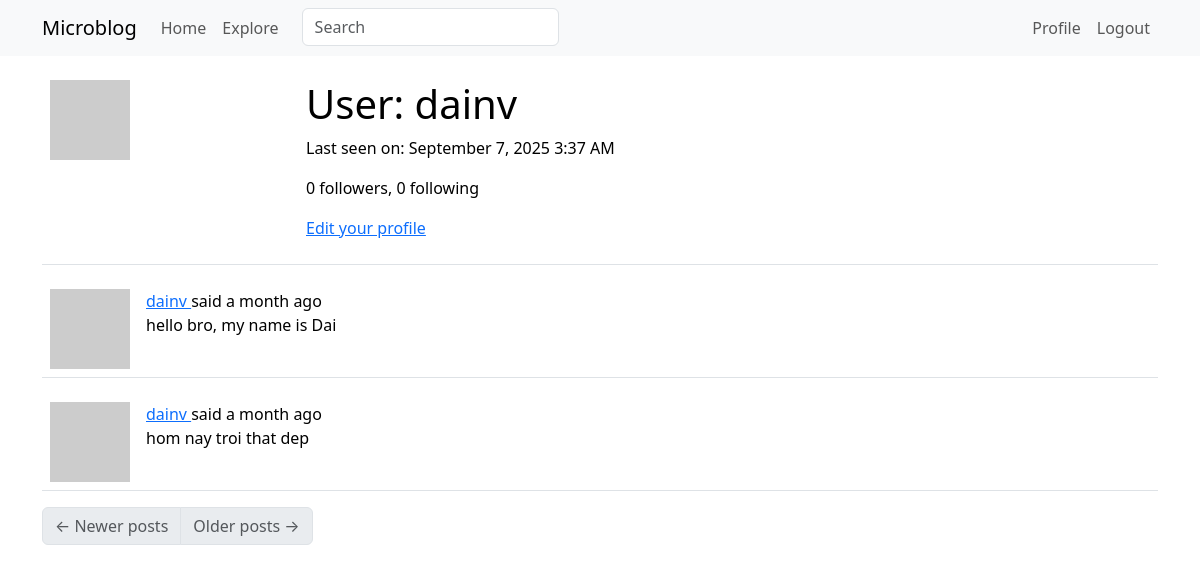
Before: /user/dainv (signed in) with the older database file.
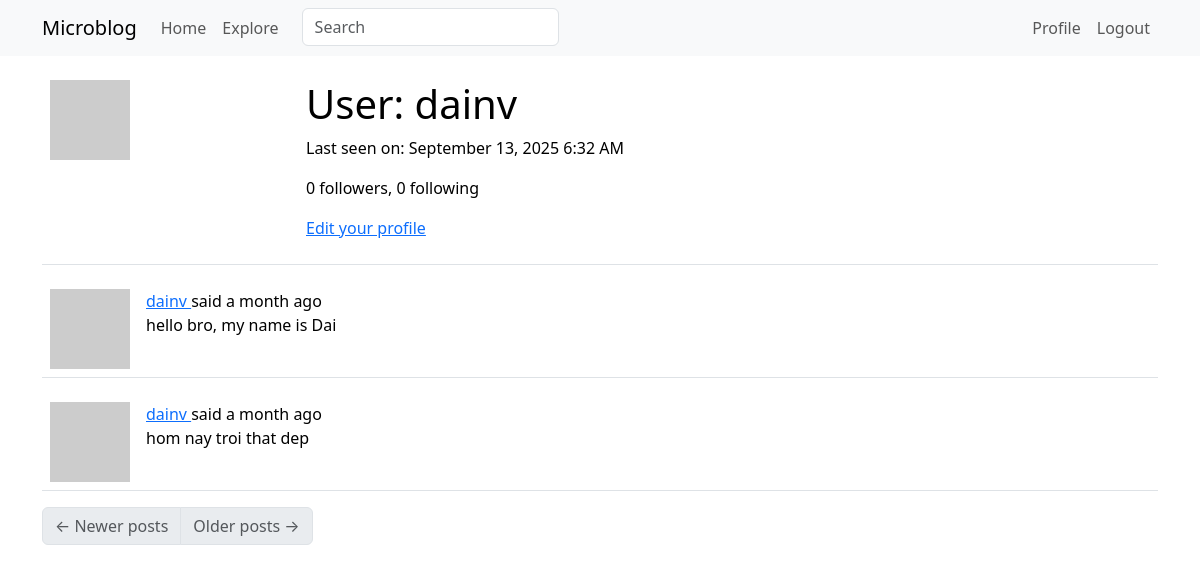
After: the same page with the newer database file.
### app/models.py (models this page shows, shortened)
class User(UserMixin, db.Model):
    id: so.Mapped[int] = so.mapped_column(primary_key=True)
    username: so.Mapped[str] = so.mapped_column(sa.String(64), index=True,
                                                unique=True)
    email: so.Mapped[str] = so.mapped_column(sa.String(120), index=True,
                                             unique=True)
    password_hash: so.Mapped[Optional[str]] = so.mapped_column(sa.String(256))
    about_me: so.Mapped[Optional[str]] = so.mapped_column(sa.String(140))
    last_seen: so.Mapped[Optional[datetime]] = so.mapped_column(
        default=lambda: datetime.now(timezone.utc))
    posts: so.WriteOnlyMapped['Post'] = so.relationship(
        back_populates='author')
    following: so.WriteOnlyMapped['User'] = so.relationship(
        secondary=followers, primaryjoin=(followers.c.follower_id == id),
        secondaryjoin=(followers.c.followed_id == id),
        back_populates='followers')
    followers: so.WriteOnlyMapped['User'] = so.relationship(
        secondary=followers, primaryjoin=(followers.c.followed_id == id),
        secondaryjoin=(followers.c.follower_id == id),
        back_populates='following')
    def avatar(self, size):
        digest = md5(self.email.lower().encode('utf-8')).hexdigest()
        return f'https://www.gravatar.com/avatar/{digest}?d=identicon&s={size}'
    def followers_count(self):
        query = sa.select(sa.func.count()).select_from(
            self.followers.select().subquery())
        return db.session.scalar(query)
    def following_count(self):
        query = sa.select(sa.func.count()).select_from(
            self.following.select().subquery())
        return db.session.scalar(query)

class SearchableMixin:
    @classmethod
    def before_commit(cls, session):
        session._changes = {
            'add': list(session.new),
            'update': list(session.dirty),
            'delete': list(session.deleted)
        }
    @classmethod
    def after_commit(cls, session):
        for obj in session._changes['add']:
            if isinstance(obj, SearchableMixin):
                add_to_index(obj.__tablename__, obj)
        for obj in session._changes['update']:
            if isinstance(obj, SearchableMixin):
                add_to_index(obj.__tablename__, obj)
        for obj in session._changes['delete']:
            if isinstance(obj, SearchableMixin):
                remove_from_index(obj.__tablename__, obj)
        session._changes = None

class Post(SearchableMixin, db.Model):
    __searchable__ = ['body']
    id: so.Mapped[int] = so.mapped_column(primary_key=True)
    body: so.Mapped[str] = so.mapped_column(sa.String(140))
    timestamp: so.Mapped[datetime] = so.mapped_column(
        index=True, default=lambda: datetime.now(timezone.utc))
    user_id: so.Mapped[int] = so.mapped_column(sa.ForeignKey(User.id),
                                               index=True)
    language: so.Mapped[Optional[str]] = so.mapped_column(sa.String(5))
    author: so.Mapped[User] = so.relationship(back_populates='posts')

### app/main/routes.py (the view)
@bp.route('/user/<username>')
@login_required
def user(username):
    user = db.first_or_404(sa.select(User).where(User.username == username))
    page = request.args.get('page', 1, type=int)
    query = user.posts.select().order_by(Post.timestamp.desc())
    posts = db.paginate(query, page=page,
                        per_page=current_app.config['POSTS_PER_PAGE'],
                        error_out=False)
    next_url = url_for('main.user', username=user.username,
                       page=posts.next_num) if posts.has_next else None
    prev_url = url_for('main.user', username=user.username,
                       page=posts.prev_num) if posts.has_prev else None
    form = EmptyForm()
    return render_template('user.html', user=user, posts=posts.items,
                           next_url=next_url, prev_url=prev_url, form=form)

### app/main/forms.py
class SearchForm(FlaskForm):
    q = StringField(_l('Search'), validators=[DataRequired()])
    def __init__(self, *args, **kwargs):
        if 'formdata' not in kwargs:
            kwargs['formdata'] = request.args
        if 'meta' not in kwargs:
            kwargs['meta'] = {'csrf': False}
        super(SearchForm, self).__init__(*args, **kwargs)

class EmptyForm(FlaskForm):
    submit = SubmitField('Submit')

### app/__init__.py (called while the page is built)
def get_locale():
    return request.accept_languages.best_match(current_app.config['LANGUAGES'])

### app/main/routes.py (called while the page is built)
@bp.before_app_request
def before_request():
    if current_user.is_authenticated:
        current_user.last_seen = datetime.now(timezone.utc)
        db.session.commit()
        g.search_form = SearchForm()
    g.locale = str(get_locale())

### app/models.py (called while the page is built)
@login.user_loader
def load_user(id):
    return db.session.get(User, int(id))

    @classmethod
    def before_commit(cls, session):
        session.changes = {
            'add': list(session.new),
            'update': list(session.dirty),
            'delete': list(session.deleted)
        }

    @classmethod
    def after_commit(cls, session):
        for obj in session.changes['add']:
            if isinstance(obj, SearchableMixin):
                add_to_index(obj.__tablename__, obj)
        for obj in session.changes['update']:
            if isinstance(obj, SearchableMixin):
                add_to_index(obj.__tablename__, obj)
        for obj in session.changes['delete']:
            if isinstance(obj, SearchableMixin):
                remove_from_index(obj.__tablename__, obj)
        session.changes = None

### app/templates/user.html (shortened to what this page needs)
{% extends "base.html" %}
{% block content %}
    <table class="table table-hover">
        <tr>
            <td width="256px"><img src="{{ user.avatar(256) }}"></td>
            <td>
                <h1>{{ _('User') }}: {{ user.username }}</h1>
                {% if user.last_seen %}
                <p>{{ _('Last seen on') }}: {{ moment(user.last_seen).format('LLL') }}</p>
                {% endif %}
                <p>{{ _('%(count)d followers', count=user.followers_count()) }}, {{ _('%(count)d following', count=user.following_count()) }}</p>
                {% if user == current_user %}
                <p><a href="{{ url_for('main.edit_profile') }}">{{ _('Edit your profile') }}</a></p>
                {% endif %}
            </td>
        </tr>
    </table>
    {% for post in posts %}
        {% include '_post.html' %}
    {% endfor %}
    <nav aria-label="Post navigation">
        <ul class="pagination">
            <li class="page-item{% if not prev_url %} disabled{% endif %}">
                <a class="page-link" href="{{ prev_url }}">
                    <span aria-hidden="true">&larr;</span> {{ _('Newer posts') }}
                </a>
            </li>
            <li class="page-item{% if not next_url %} disabled{% endif %}">
                <a class="page-link" href="{{ next_url }}">
                    {{ _('Older posts') }} <span aria-hidden="true">&rarr;</span>
                </a>
            </li>
        </ul>
    </nav>
{% endblock %}

### app/templates/base.html (shortened to what this page needs)
<!doctype html>
<html lang="en">
<head>
    <link
            href="https://cdn.jsdelivr.net/npm/bootstrap@5.3.2/dist/css/bootstrap.min.css"
            rel="stylesheet"
>
</head>
<body>
<nav class="navbar navbar-expand-lg bg-body-tertiary">
    <div class="container">
        <a class="navbar-brand" href="{{ url_for('main.index') }}">Microblog</a>
        <div class="collapse navbar-collapse" id="navbarSupportedContent">
            <ul class="navbar-nav me-auto mb-2 mb-lg-0">
                <li class="nav-item">
                    <a class="nav-link" aria-current="page" href="{{ url_for('main.index') }}">{{ _('Home') }}</a>
                </li>
                <li class="nav-item">
                    <a class="nav-link" aria-current="page" href="{{ url_for('main.explore') }}">{{ _('Explore') }}</a>
                </li>
                {% if g.search_form %}
                <form style="margin-left: 15px" class="navbar-form navbar-left" method="get" action="{{ url_for('main.search') }}">
                    <div class="form-group">
                        {{ g.search_form.q(size=20, class='form-control', placeholder=g.search_form.q.label.text) }}
                    </div>
                </form>
                {% endif %}
            </ul>
            <ul class="navbar-nav mb-2 mb-lg-0">
                {% if current_user.is_anonymous %}
                <li class="nav-item">
                    <a class="nav-link" aria-current="page" href="{{ url_for('auth.login') }}">{{ _('Login') }}</a>
                </li>
                {% else %}
                <li class="nav-item">
                    <a class="nav-link" aria-current="page"
                       href="{{ url_for('main.user', username=current_user.username) }}">{{ _('Profile') }}</a>
                </li>
                <li class="nav-item">
                    <a class="nav-link" aria-current="page" href="{{ url_for('auth.logout') }}">{{ _('Logout') }}</a>
                </li>
                {% endif %}
            </ul>
        </div>
    </div>
</nav>
<div class="container mt-3">
    {% block content %}{% endblock %}
</div>
</body>
</html>

### app/templates/_post.html (shortened to what this page needs)
    <table class="table table-hover">
        <tr>
            <td width="70px">
                <a href="{{ url_for('main.user', username=post.author.username) }}">
                    <img src="{{ post.author.avatar(70) }}" />
                </a>
            </td>
            <td>
                {{ _('%(username)s said %(when)s',
                    username=user_link, when=moment(post.timestamp).fromNow()) }}
                <br>
                <span id="post{{ post.id }}">{{ post.body }}</span>
            </td>
        </tr>
    </table>

Changed rows visible on the page:
changed User "dainv": last_seen "September 7, 2025 3:37 AM" → "September 13, 2025 6:32 AM"
